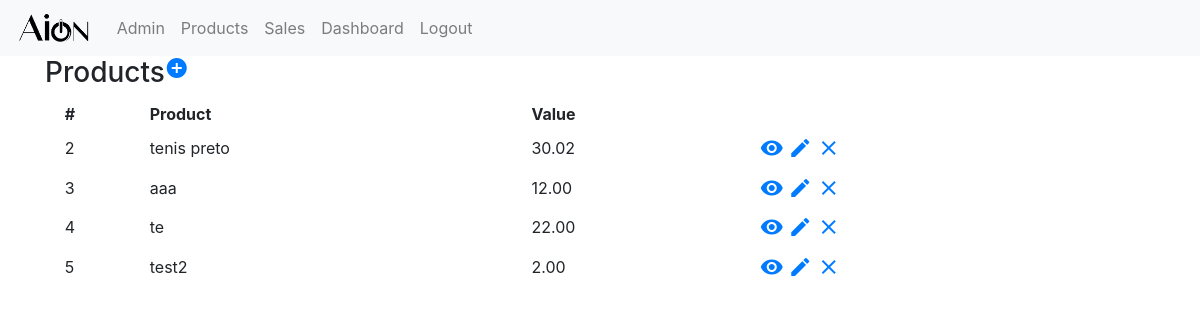
The page /sales_app/products/ on the database as committed earlier.
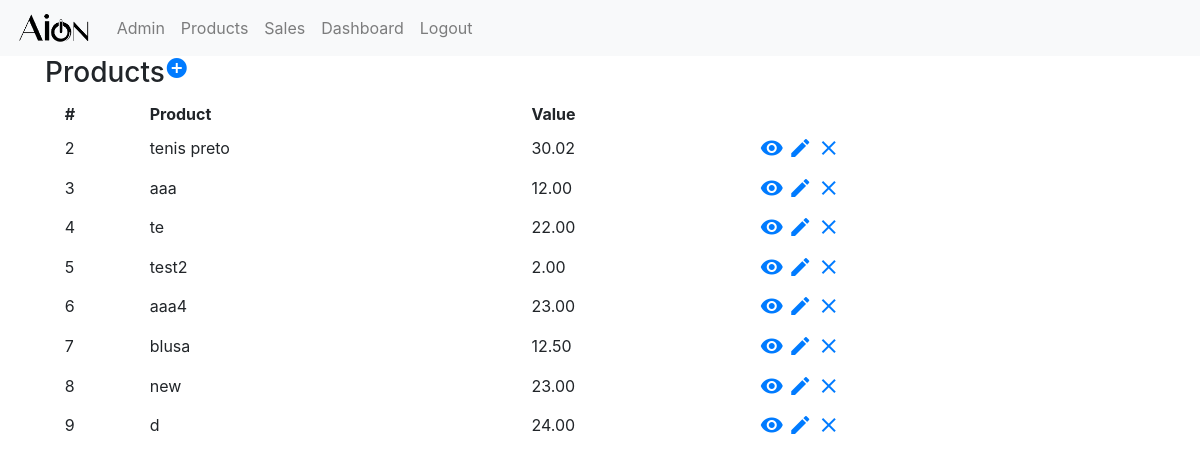
The same page on the database as committed later.
### sales_app/models.py (models this page shows, shortened)
class Product(models.Model):
    name = models.CharField(max_length=256, unique=True)
    price = models.DecimalField(decimal_places=2, max_digits=32)

### sales_app/views.py (the view)
# urls.py: path('products/', views.ProductListView.as_view(), name='products'),
class ProductListView(ListView):
    context_object_name = 'products'
    model = models.Product

### sales_app/templates/sales_app/product_list.html
{% extends "sales_app/sales_app_base.html" %}
{% block body_block %}
<div class="container">
  <div class="row">
    <h3>Products</h3>
    <a href="{% url 'sales_app:product_create' %}"><span class="material-icons">add_circle</span></a>
  </div>
  <table class="table table-sm table-hover table-borderless">
    <thead>
      <tr>
        <th scope="col">#</th>
        <th scope="col">Product</th>
        <th scope="col">Value</th>
        <th scope="col"></th>
      </tr>
    </thead>
    <tbody>
      {% for product in products %}
      <tr>
        <td>{{product.pk}}</td>
        <td>{{product.name}}</td>
        <td>{{product.price}}</td>
        <td>
          <a href="{% url 'sales_app:product_detail' pk=product.pk %}"><span class="material-icons">visibility</span></a>
          <a href="{% url 'sales_app:product_update' pk=product.pk %}"><span class="material-icons">edit</span></a>
          <a href="{% url 'sales_app:product_delete' pk=product.pk %}"><span class="material-icons">clear</span></a>
        </td>
      </tr>
      {% endfor %}
    </tbody>
  </table>
</div>
{% endblock %}

Rows that differ between the two databases and show on the page:
added Product: pk "6", name "aaa4", price "23.00"
added Product: pk "7", name "blusa", price "12.50"
added Product: pk "8", name "new", price "23.00"
added Product: pk "9", name "d", price "24.00"
